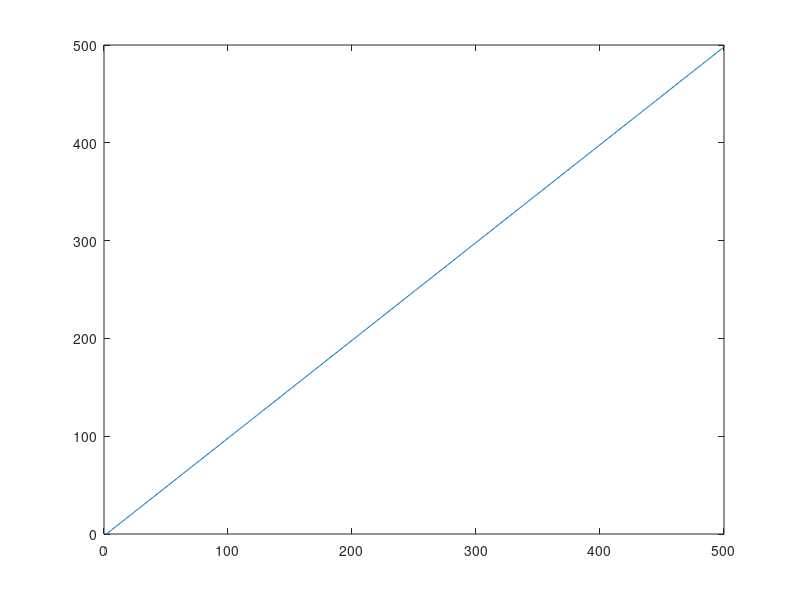
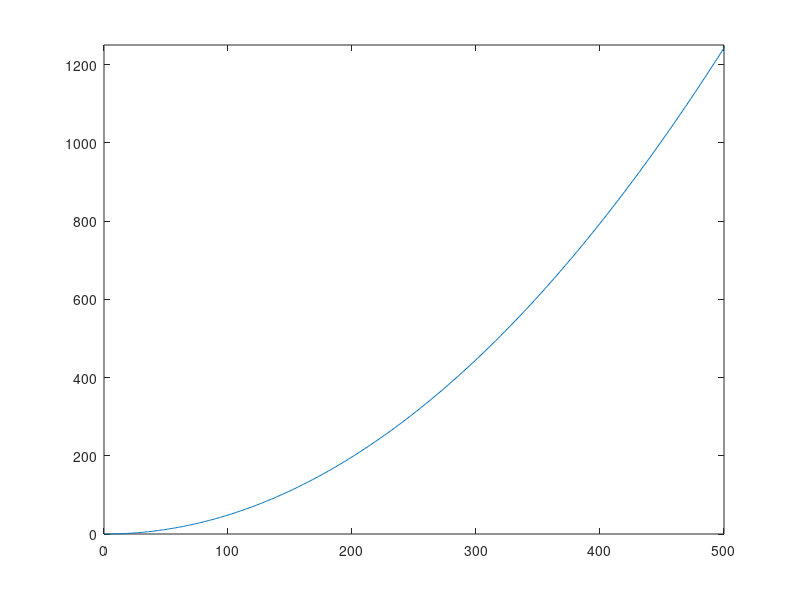
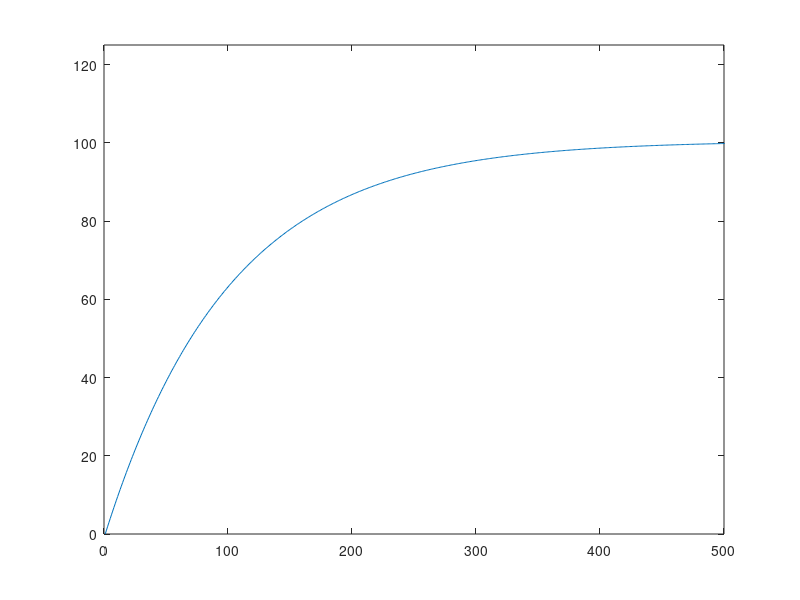

Write the MATLAB code that produced these figures, in order.
clear
t = 0:0.01:5;
y1 = 1*(t>0);
y2 = t.*(t>0);
y3 = exp(-t);
convy1 = conv(y1,y1)
convy2 = conv(y1,y2)
convy3 = conv(y1,y3)
figure(1)
plot(convy1)
axis([0 500 0 500])
figure(2)
plot(convy2)
axis([0 500 0 1250])
figure(3)
plot(convy3)
axis([0 500 0 125])